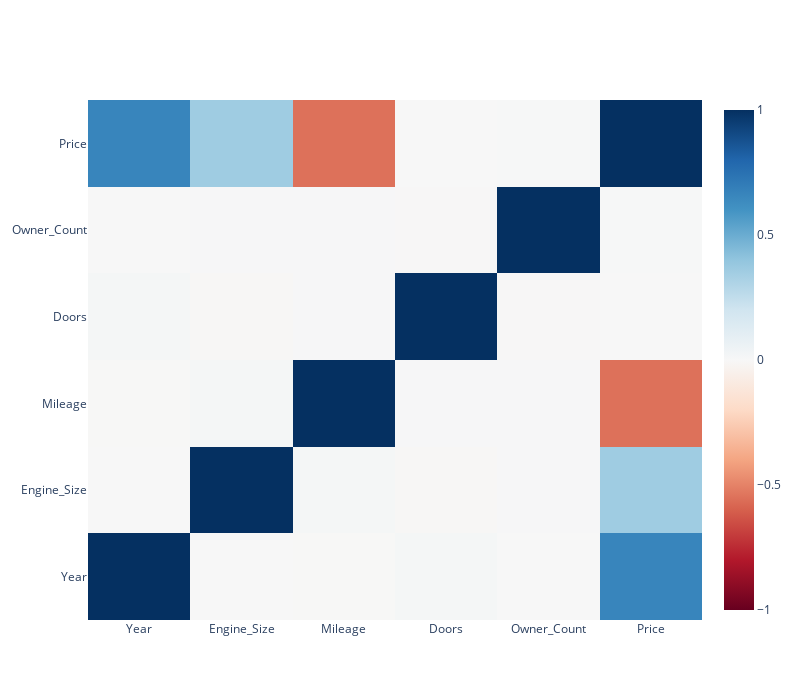

Notebook source saved alongside this figure:
### Code cell
df_corr = df_data[['Year',
                   'Engine_Size',
                   'Mileage',
                   'Doors',
                   'Owner_Count',
                   'Price']].corr(method='pearson')

fig = go.Figure(go.Heatmap(x = df_corr.columns,
                           y = df_corr.columns,
                           z = df_corr.values.tolist(),
                           colorscale = 'rdbu',
                           zmin = -1,
                           zmax = 1))

fig.update_layout(width = 800,
                  height = 700)

if kaggle:
    fig.show(renderer='iframe_connected')
else:
    fig.show()

### Figure 1 — Plotly figure (JSON) as saved in the notebook; plotly's stock layout.template omitted (floating-point values rounded to 4 significant figures)
{"data": [{"colorscale": [[0, "rgb(103,0,31)"], [0.1, "rgb(178,24,43)"], [0.2, "rgb(214,96,77)"], [0.3, "rgb(244,165,130)"], [0.4, "rgb(253,219,199)"], [0.5, "rgb(247,247,247)"], [0.6, "rgb(209,229,240)"], [0.7, "rgb(146,197,222)"], [0.8, "rgb(67,147,195)"], [0.9, "rgb(33,102,172)"], [1, "rgb(5,48,97)"]], "type": "heatmap", "x": ["Year", "Engine_Size", "Mileage", "Doors", "Owner_Count", "Price"], "y": ["Year", "Engine_Size", "Mileage", "Doors", "Owner_Count", "Price"], "z": [[1, -0.001306, -0.002476, 0.01487, 0.0001161, 0.663], [-0.001306, 1, 0.01514, -0.009844, 0.007122, 0.3574], [-0.002476, 0.01514, 1, 0.007879, 0.006287, -0.5512], [0.01487, -0.009844, 0.007879, 1, -0.005431, 0.0005115], [0.0001161, 0.007122, 0.006287, -0.005431, 1, 0.002656], [0.663, 0.3574, -0.5512, 0.0005115, 0.002656, 1]], "zmax": 1, "zmin": -1}], "layout": {"height": 700, "width": 800}}
